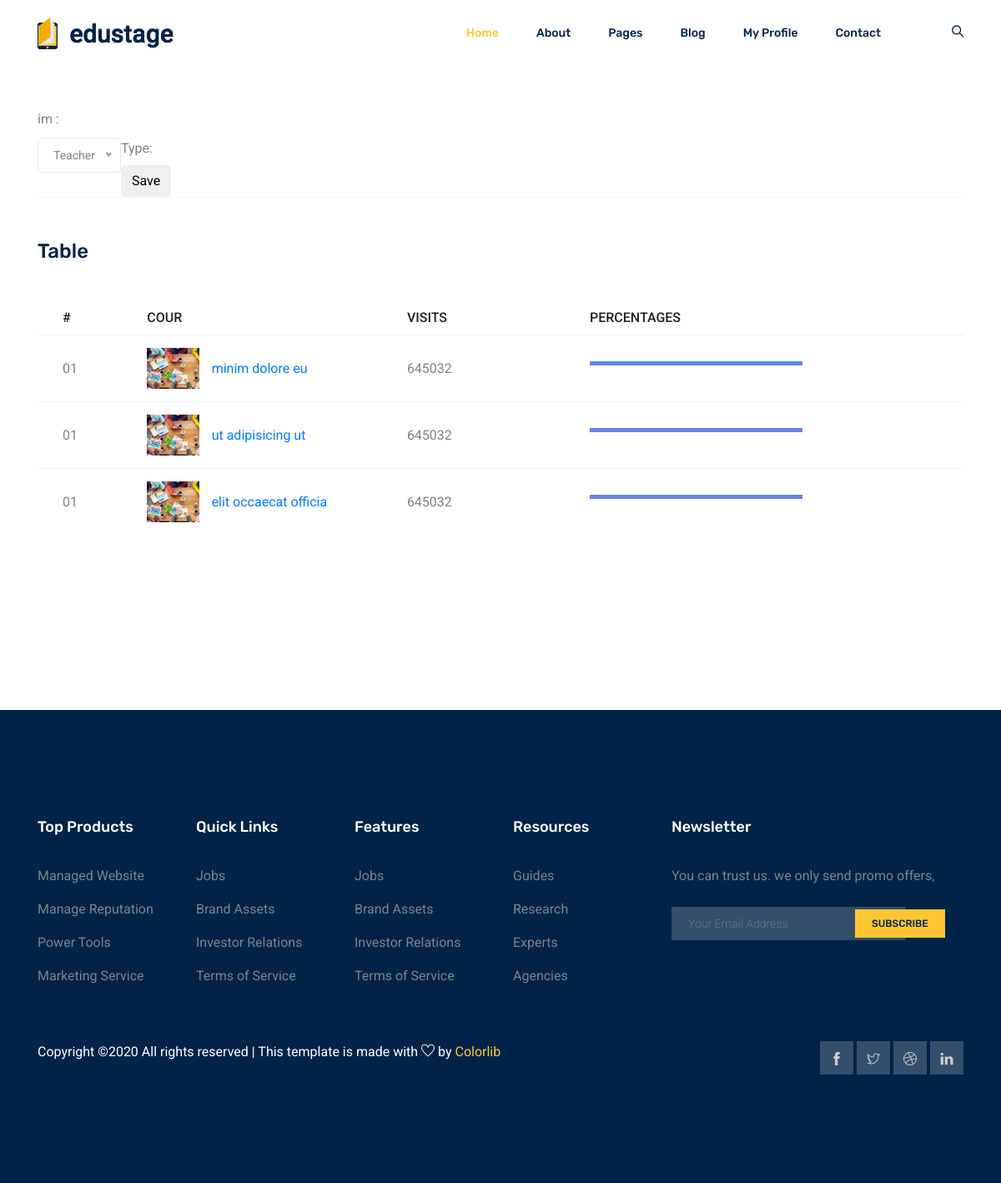
The app's page /accounts/profile (signed in) with its own data.
### learning/models.py (models this page shows)
class Expoilted(models.Model):
    user = models.OneToOneField(User, on_delete=models.CASCADE, related_name='exploited')
    type = models.CharField(max_length=50, choices=(('T','Teacher'),('S','Student')))

class Cours(models.Model):
    title = models.CharField(max_length=50)
    free = models.IntegerField()
    available_seats = models.IntegerField()
    _schedule = models.CharField(max_length=100, db_column='schedule')
    picture = models.ImageField(upload_to='cours', default='default.jpg')
    objectives = models.TextField()
    eligibility = models.TextField()
    trainer = models.ForeignKey(User, on_delete=models.CASCADE, null = True, related_name='cours')
    @property
    def schedule(self):
        s = json.loads(self._schedule)
        return f'{s[0]}.00 pm to {s[1]}.00 pm'

### learning/views.py (the view)
# urls.py: path('accounts/profile', views.profile ,name='profile'),
@login_required
def profile(request):
    user = request.user
    expoilted= user.exploited
    print(user.cours.all())
    form = ExloitedForm(instance=expoilted)
    if request.POST:
        form = ExloitedForm(instance=expoilted, data=request.POST)
        if form.is_valid():
            form.save()
            user_e = form.save(commit=False)
            print('ok')
    return render(request,'registration/profile.html', {'User': request.user, 'form' : form})

### learning/forms.py
class ExloitedForm(ModelForm):
    class Meta:
        model = Expoilted
        fields = {'type'}

### learning/templates/registration/profile.html (shortened to what this page needs)
{% extends 'main.html' %}
{% block Content %}
    <section class="section_gap">
        <div class="container">
            im :
            <form action="" method="post">
                 <div class="mt-10">
                     {{ form }}
                 </div>
                 <button class="click-btn btn btn-default">
                     <span>Save</span>
                 </button>
            </form>
            <div class="section-top-border">
                <h3 class="mb-30 title_color">Table</h3>
                <div class="progress-table-wrap">
                    <div class="progress-table">
                        <div class="table-head">
                            <div class="serial">#</div>
                            <div class="country">Cour</div>
                            <div class="visit">Visits</div>
                            <div class="percentage">Percentages</div>
                        </div>
                        {% for cour in User.cours.all %}
                            <div class="table-row">
                                <div class="serial">01</div>
                                <div class="country"> <img src="{{ cour.picture.url}}" alt="flag" style="width:20%"><a
                                        href="{% url 'edit_cours' cour.id %}">{{ cour.title }}</a></div>
                                <div class="visit">645032</div>
                                <div class="percentage">
                                    <div class="progress">
                                        <div class="progress-bar color-1" role="progressbar" style="width: 80%" aria-valuenow="80" aria-valuemin="0"
                                         aria-valuemax="100"></div>
                                    </div>
                                </div>
                            </div>
                        {% endfor %}
                    </div>
                </div>
            </div>
        </div>
    </section>
{% endblock %}

### records on screen
Expoilted: form "Type:"
Cours: picture (picture), title "minim dolore eu"
Cours: picture (placeholder picture), title "ut adipisicing ut"
Cours: picture (placeholder picture), title "elit occaecat officia"
